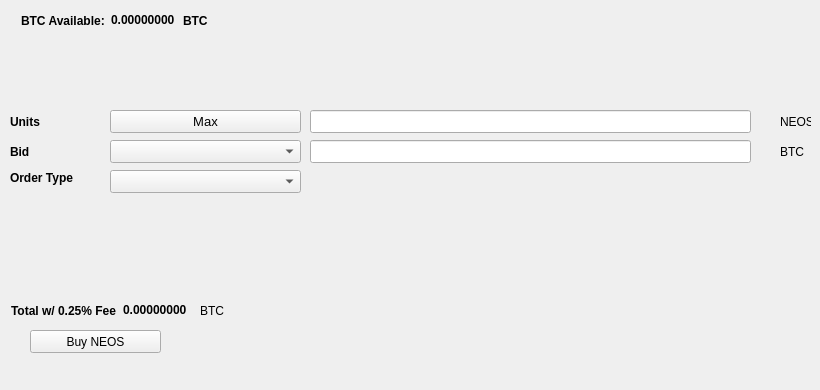
   <widget class="QWidget" name="BuyTab">
    <attribute name="title">
     <string>Buy</string>
    </attribute>
    <widget class="QPushButton" name="BuyNEOS">
     <property name="geometry">
      <rect>
       <x>30</x>
       <y>330</y>
       <width>131</width>
       <height>23</height>
      </rect>
     </property>
     <property name="text">
      <string>Buy NEOS</string>
     </property>
     <property name="icon">
      <iconset resource="../neos.qrc">
       <normaloff>:/icons/bitcoin</normaloff>:/icons/bitcoin</iconset>
     </property>
    </widget>
    <widget class="QLabel" name="label_3">
     <property name="geometry">
      <rect>
       <x>10</x>
       <y>110</y>
       <width>46</width>
       <height>23</height>
      </rect>
     </property>
     <property name="font">
      <font>
       <weight>75</weight>
       <bold>true</bold>
      </font>
     </property>
     <property name="text">
      <string>Units</string>
     </property>
    </widget>
    <widget class="QLineEdit" name="UnitsInput">
     <property name="geometry">
      <rect>
       <x>310</x>
       <y>110</y>
       <width>441</width>
       <height>23</height>
      </rect>
     </property>
     <property name="font">
      <font>
       <pointsize>9</pointsize>
       <weight>75</weight>
       <bold>true</bold>
      </font>
     </property>
    </widget>
    <widget class="QLineEdit" name="BuyBidPriceEdit">
     <property name="geometry">
      <rect>
       <x>310</x>
       <y>140</y>
       <width>441</width>
       <height>23</height>
      </rect>
     </property>
     <property name="font">
      <font>
       <pointsize>9</pointsize>
       <weight>75</weight>
       <bold>true</bold>
      </font>
     </property>
    </widget>
    <widget class="QLabel" name="label_4">
     <property name="geometry">
      <rect>
       <x>780</x>
       <y>110</y>
       <width>31</width>
       <height>23</height>
      </rect>
     </property>
     <property name="text">
      <string>NEOS</string>
     </property>
    </widget>
    <widget class="QLabel" name="label_5">
     <property name="geometry">
      <rect>
       <x>780</x>
       <y>140</y>
       <width>31</width>
       <height>23</height>
      </rect>
     </property>
     <property name="text">
      <string>BTC</string>
     </property>
    </widget>
    <widget class="QLabel" name="label_6">
     <property name="geometry">
      <rect>
       <x>10</x>
       <y>140</y>
       <width>46</width>
       <height>23</height>
      </rect>
     </property>
     <property name="font">
      <font>
       <weight>75</weight>
       <bold>true</bold>
      </font>
     </property>
     <property name="text">
      <string>Bid</string>
     </property>
    </widget>
    <widget class="QLabel" name="label_7">
     <property name="geometry">
      <rect>
       <x>10</x>
       <y>170</y>
       <width>91</width>
       <height>16</height>
      </rect>
     </property>
     <property name="font">
      <font>
       <weight>75</weight>
       <bold>true</bold>
      </font>
     </property>
     <property name="text">
      <string>Order Type</string>
     </property>
    </widget>
    <widget class="QPushButton" name="Buy_Max_Amount">
     <property name="geometry">
      <rect>
       <x>110</x>
       <y>110</y>
       <width>191</width>
       <height>23</height>
      </rect>
     </property>
     <property name="font">
      <font>
       <pointsize>10</pointsize>
      </font>
     </property>
     <property name="text">
      <string>Max</string>
     </property>
    </widget>
    <widget class="QComboBox" name="BuyBidcomboBox">
     <property name="geometry">
      <rect>
       <x>110</x>
       <y>140</y>
       <width>191</width>
       <height>23</height>
      </rect>
     </property>
     <property name="font">
      <font>
       <pointsize>10</pointsize>
      </font>
     </property>
    </widget>
    <widget class="QComboBox" name="buyOrdertypeCombo">
     <property name="geometry">
      <rect>
       <x>110</x>
       <y>170</y>
       <width>191</width>
       <height>23</height>
      </rect>
     </property>
     <property name="font">
      <font>
       <pointsize>10</pointsize>
      </font>
     </property>
    </widget>
    <widget class="QWidget" name="layoutWidget1">
     <property name="geometry">
      <rect>
       <x>21</x>
       <y>11</y>
       <width>227</width>
       <height>19</height>
      </rect>
     </property>
     <layout class="QHBoxLayout" name="horizontalLayout_3">
      <item>
       <widget class="QLabel" name="label232">
        <property name="font">
         <font>
          <weight>75</weight>
          <bold>true</bold>
         </font>
        </property>
        <property name="text">
         <string>BTC Available:</string>
        </property>
       </widget>
      </item>
      <item>
       <widget class="QLabel" name="BtcAvailableLbl">
        <property name="palette">
         <palette>
          <active>
           <colorrole role="WindowText">
            <brush brushstyle="SolidPattern">
             <color alpha="255">
              <red>0</red>
              <green>0</green>
              <blue>0</blue>
             </color>
            </brush>
           </colorrole>
           <colorrole role="Button">
            <brush brushstyle="SolidPattern">
             <color alpha="255">
              <red>0</red>
              <green>170</green>
              <blue>0</blue>
             </color>
            </brush>
           </colorrole>
           <colorrole role="Light">
            <brush brushstyle="SolidPattern">
             <color alpha="255">
              <red>0</red>
              <green>255</green>
              <blue>0</blue>
             </color>
            </brush>
           </colorrole>
           <colorrole role="Midlight">
            <brush brushstyle="SolidPattern">
             <color alpha="255">
              <red>0</red>
              <green>212</green>
              <blue>0</blue>
             </color>
            </brush>
           </colorrole>
           <colorrole role="Dark">
            <brush brushstyle="SolidPattern">
             <color alpha="255">
              <red>0</red>
              <green>85</green>
              <blue>0</blue>
             </color>
            </brush>
           </colorrole>
           <colorrole role="Mid">
            <brush brushstyle="SolidPattern">
             <color alpha="255">
              <red>0</red>
              <green>113</green>
              <blue>0</blue>
             </color>
            </brush>
           </colorrole>
           <colorrole role="Text">
            <brush brushstyle="SolidPattern">
             <color alpha="255">
              <red>0</red>
              <green>170</green>
              <blue>0</blue>
             </color>
            </brush>
           </colorrole>
           <colorrole role="BrightText">
            <brush brushstyle="SolidPattern">
             <color alpha="255">
              <red>255</red>
              <green>255</green>
              <blue>255</blue>
             </color>
            </brush>
           </colorrole>
           <colorrole role="ButtonText">
            <brush brushstyle="SolidPattern">
             <color alpha="255">
              <red>0</red>
              <green>0</green>
              <blue>0</blue>
             </color>
            </brush>
           </colorrole>
           <colorrole role="Base">
            <brush brushstyle="SolidPattern">
             <color alpha="255">
              <red>255</red>
              <green>255</green>
              <blue>255</blue>
             </color>
            </brush>
           </colorrole>
           <colorrole role="Window">
            <brush brushstyle="SolidPattern">
             <color alpha="255">
              <red>0</red>
              <green>170</green>
              <blue>0</blue>
             </color>
            </brush>
           </colorrole>
           <colorrole role="Shadow">
            <brush brushstyle="SolidPattern">
             <color alpha="255">
              <red>0</red>
              <green>0</green>
              <blue>0</blue>
             </color>
            </brush>
           </colorrole>
           <colorrole role="AlternateBase">
            <brush brushstyle="SolidPattern">
             <color alpha="255">
              <red>127</red>
              <green>212</green>
              <blue>127</blue>
             </color>
            </brush>
           </colorrole>
           <colorrole role="ToolTipBase">
            <brush brushstyle="SolidPattern">
             <color alpha="255">
              <red>255</red>
              <green>255</green>
              <blue>220</blue>
             </color>
            </brush>
           </colorrole>
           <colorrole role="ToolTipText">
            <brush brushstyle="SolidPattern">
             <color alpha="255">
              <red>0</red>
              <green>0</green>
              <blue>0</blue>
             </color>
            </brush>
           </colorrole>
          </active>
          <inactive>
           <colorrole role="WindowText">
            <brush brushstyle="SolidPattern">
             <color alpha="255">
              <red>0</red>
              <green>0</green>
              <blue>0</blue>
             </color>
            </brush>
           </colorrole>
           <colorrole role="Button">
            <brush brushstyle="SolidPattern">
             <color alpha="255">
              <red>0</red>
              <green>170</green>
              <blue>0</blue>
             </color>
            </brush>
           </colorrole>
           <colorrole role="Light">
            <brush brushstyle="SolidPattern">
             <color alpha="255">
              <red>0</red>
              <green>255</green>
              <blue>0</blue>
             </color>
            </brush>
           </colorrole>
           <colorrole role="Midlight">
            <brush brushstyle="SolidPattern">
             <color alpha="255">
              <red>0</red>
              <green>212</green>
              <blue>0</blue>
             </color>
            </brush>
           </colorrole>
           <colorrole role="Dark">
            <brush brushstyle="SolidPattern">
             <color alpha="255">
              <red>0</red>
              <green>85</green>
              <blue>0</blue>
             </color>
            </brush>
           </colorrole>
           <colorrole role="Mid">
            <brush brushstyle="SolidPattern">
             <color alpha="255">
              <red>0</red>
              <green>113</green>
              <blue>0</blue>
             </color>
            </brush>
           </colorrole>
           <colorrole role="Text">
            <brush brushstyle="SolidPattern">
             <color alpha="255">
              <red>0</red>
              <green>170</green>
              <blue>0</blue>
             </color>
            </brush>
           </colorrole>
           <colorrole role="BrightText">
            <brush brushstyle="SolidPattern">
             <color alpha="255">
              <red>255</red>
              <green>255</green>
              <blue>255</blue>
             </color>
            </brush>
           </colorrole>
           <colorrole role="ButtonText">
            <brush brushstyle="SolidPattern">
             <color alpha="255">
              <red>0</red>
              <green>0</green>
              <blue>0</blue>
             </color>
            </brush>
           </colorrole>
           <colorrole role="Base">
            <brush brushstyle="SolidPattern">
             <color alpha="255">
              <red>255</red>
              <green>255</green>
              <blue>255</blue>
             </color>
            </brush>
           </colorrole>
           <colorrole role="Window">
            <brush brushstyle="SolidPattern">
             <color alpha="255">
              <red>0</red>
              <green>170</green>
              <blue>0</blue>
             </color>
            </brush>
           </colorrole>
           <colorrole role="Shadow">
            <brush brushstyle="SolidPattern">
             <color alpha="255">
              <red>0</red>
              <green>0</green>
              <blue>0</blue>
             </color>
            </brush>
           </colorrole>
           <colorrole role="AlternateBase">
            <brush brushstyle="SolidPattern">
             <color alpha="255">
              <red>127</red>
              <green>212</green>
              <blue>127</blue>
             </color>
            </brush>
           </colorrole>
           <colorrole role="ToolTipBase">
            <brush brushstyle="SolidPattern">
             <color alpha="255">
              <red>255</red>
              <green>255</green>
              <blue>220</blue>
             </color>
            </brush>
           </colorrole>
           <colorrole role="ToolTipText">
            <brush brushstyle="SolidPattern">
             <color alpha="255">
              <red>0</red>
              <green>0</green>
              <blue>0</blue>
             </color>
            </brush>
           </colorrole>
          </inactive>
          <disabled>
           <colorrole role="WindowText">
            <brush brushstyle="SolidPattern">
             <color alpha="255">
              <red>0</red>
              <green>85</green>
              <blue>0</blue>
             </color>
            </brush>
           </colorrole>
           <colorrole role="Button">
            <brush brushstyle="SolidPattern">
             <color alpha="255">
              <red>0</red>
              <green>170</green>
              <blue>0</blue>
             </color>
            </brush>
           </colorrole>
           <colorrole role="Light">
            <brush brushstyle="SolidPattern">
             <color alpha="255">
              <red>0</red>
              <green>255</green>
              <blue>0</blue>
             </color>
            </brush>
           </colorrole>
           <colorrole role="Midlight">
            <brush brushstyle="SolidPattern">
             <color alpha="255">
              <red>0</red>
              <green>212</green>
              <blue>0</blue>
             </color>
            </brush>
           </colorrole>
           <colorrole role="Dark">
            <brush brushstyle="SolidPattern">
             <color alpha="255">
              <red>0</red>
              <green>85</green>
              <blue>0</blue>
             </color>
            </brush>
           </colorrole>
           <colorrole role="Mid">
            <brush brushstyle="SolidPattern">
             <color alpha="255">
              <red>0</red>
              <green>113</green>
              <blue>0</blue>
             </color>
            </brush>
           </colorrole>
           <colorrole role="Text">
            <brush brushstyle="SolidPattern">
             <color alpha="255">
              <red>0</red>
              <green>85</green>
              <blue>0</blue>
             </color>
            </brush>
           </colorrole>
           <colorrole role="BrightText">
            <brush brushstyle="SolidPattern">
             <color alpha="255">
              <red>255</red>
              <green>255</green>
              <blue>255</blue>
             </color>
            </brush>
           </colorrole>
           <colorrole role="ButtonText">
            <brush brushstyle="SolidPattern">
             <color alpha="255">
              <red>0</red>
              <green>85</green>
              <blue>0</blue>
             </color>
            </brush>
           </colorrole>
           <colorrole role="Base">
            <brush brushstyle="SolidPattern">
             <color alpha="255">
              <red>0</red>
              <green>170</green>
              <blue>0</blue>
             </color>
            </brush>
           </colorrole>
           <colorrole role="Window">
            <brush brushstyle="SolidPattern">
             <color alpha="255">
              <red>0</red>
              <green>170</green>
              <blue>0</blue>
             </color>
            </brush>
           </colorrole>
           <colorrole role="Shadow">
            <brush brushstyle="SolidPattern">
             <color alpha="255">
              <red>0</red>
              <green>0</green>
              <blue>0</blue>
             </color>
            </brush>
           </colorrole>
           <colorrole role="AlternateBase">
            <brush brushstyle="SolidPattern">
             <color alpha="255">
              <red>0</red>
              <green>170</green>
              <blue>0</blue>
             </color>
            </brush>
           </colorrole>
           <colorrole role="ToolTipBase">
            <brush brushstyle="SolidPattern">
             <color alpha="255">
              <red>255</red>
              <green>255</green>
              <blue>220</blue>
             </color>
            </brush>
           </colorrole>
           <colorrole role="ToolTipText">
            <brush brushstyle="SolidPattern">
             <color alpha="255">
              <red>0</red>
              <green>0</green>
              <blue>0</blue>
             </color>
            </brush>
           </colorrole>
          </disabled>
         </palette>
        </property>
        <property name="font">
         <font>
          <weight>75</weight>
          <bold>true</bold>
         </font>
        </property>
        <property name="text">
         <string>0.00000000</string>
        </property>
        <property name="textInteractionFlags">
         <set>Qt::LinksAccessibleByMouse|Qt::TextSelectableByKeyboard|Qt::TextSelectableByMouse</set>
        </property>
       </widget>
      </item>
      <item>
       <widget class="QLabel" name="BtcAvailableLbl_2">
        <property name="font">
         <font>
          <weight>75</weight>
          <bold>true</bold>
         </font>
        </property>
        <property name="text">
         <string>BTC</string>
        </property>
       </widget>
      </item>
     </layout>
    </widget>
    <widget class="QWidget" name="layoutWidge2">
     <property name="geometry">
      <rect>
       <x>11</x>
       <y>301</y>
       <width>259</width>
       <height>19</height>
      </rect>
     </property>
     <layout class="QHBoxLayout" name="horizontalLayout_4">
      <item>
       <widget class="QLabel" name="label_9">
        <property name="font">
         <font>
          <weight>75</weight>
          <bold>true</bold>
         </font>
        </property>
        <property name="text">
         <string>Total w/ 0.25% Fee</string>
        </property>
       </widget>
      </item>
      <item>
       <widget class="QLabel" name="BuyCostLabel">
        <property name="palette">
         <palette>
          <active>
           <colorrole role="WindowText">
            <brush brushstyle="SolidPattern">
             <color alpha="255">
              <red>0</red>
              <green>0</green>
              <blue>0</blue>
             </color>
            </brush>
           </colorrole>
           <colorrole role="Button">
            <brush brushstyle="SolidPattern">
             <color alpha="255">
              <red>0</red>
              <green>170</green>
              <blue>0</blue>
             </color>
            </brush>
           </colorrole>
           <colorrole role="Light">
            <brush brushstyle="SolidPattern">
             <color alpha="255">
              <red>0</red>
              <green>255</green>
              <blue>0</blue>
             </color>
            </brush>
           </colorrole>
           <colorrole role="Midlight">
            <brush brushstyle="SolidPattern">
             <color alpha="255">
              <red>0</red>
              <green>212</green>
              <blue>0</blue>
             </color>
            </brush>
           </colorrole>
           <colorrole role="Dark">
            <brush brushstyle="SolidPattern">
             <color alpha="255">
              <red>0</red>
              <green>85</green>
              <blue>0</blue>
             </color>
            </brush>
           </colorrole>
           <colorrole role="Mid">
            <brush brushstyle="SolidPattern">
             <color alpha="255">
              <red>0</red>
              <green>113</green>
              <blue>0</blue>
             </color>
            </brush>
           </colorrole>
           <colorrole role="Text">
            <brush brushstyle="SolidPattern">
             <color alpha="255">
              <red>0</red>
              <green>170</green>
              <blue>0</blue>
             </color>
            </brush>
           </colorrole>
           <colorrole role="BrightText">
            <brush brushstyle="SolidPattern">
             <color alpha="255">
              <red>255</red>
              <green>255</green>
              <blue>255</blue>
             </color>
            </brush>
           </colorrole>
           <colorrole role="ButtonText">
            <brush brushstyle="SolidPattern">
             <color alpha="255">
              <red>0</red>
              <green>0</green>
              <blue>0</blue>
             </color>
            </brush>
           </colorrole>
           <colorrole role="Base">
            <brush brushstyle="SolidPattern">
             <color alpha="255">
              <red>255</red>
              <green>255</green>
              <blue>255</blue>
             </color>
            </brush>
           </colorrole>
           <colorrole role="Window">
            <brush brushstyle="SolidPattern">
             <color alpha="255">
              <red>0</red>
              <green>170</green>
              <blue>0</blue>
             </color>
            </brush>
           </colorrole>
           <colorrole role="Shadow">
            <brush brushstyle="SolidPattern">
             <color alpha="255">
              <red>0</red>
              <green>0</green>
              <blue>0</blue>
             </color>
            </brush>
           </colorrole>
           <colorrole role="AlternateBase">
            <brush brushstyle="SolidPattern">
             <color alpha="255">
              <red>127</red>
              <green>212</green>
              <blue>127</blue>
             </color>
            </brush>
           </colorrole>
           <colorrole role="ToolTipBase">
            <brush brushstyle="SolidPattern">
             <color alpha="255">
              <red>255</red>
              <green>255</green>
              <blue>220</blue>
             </color>
            </brush>
           </colorrole>
           <colorrole role="ToolTipText">
            <brush brushstyle="SolidPattern">
             <color alpha="255">
              <red>0</red>
              <green>0</green>
              <blue>0</blue>
             </color>
            </brush>
           </colorrole>
          </active>
          <inactive>
           <colorrole role="WindowText">
            <brush brushstyle="SolidPattern">
             <color alpha="255">
              <red>0</red>
              <green>0</green>
              <blue>0</blue>
             </color>
            </brush>
           </colorrole>
           <colorrole role="Button">
            <brush brushstyle="SolidPattern">
             <color alpha="255">
              <red>0</red>
              <green>170</green>
              <blue>0</blue>
             </color>
            </brush>
           </colorrole>
           <colorrole role="Light">
            <brush brushstyle="SolidPattern">
             <color alpha="255">
              <red>0</red>
              <green>255</green>
              <blue>0</blue>
             </color>
            </brush>
           </colorrole>
           <colorrole role="Midlight">
            <brush brushstyle="SolidPattern">
             <color alpha="255">
              <red>0</red>
              <green>212</green>
              <blue>0</blue>
             </color>
            </brush>
           </colorrole>
           <colorrole role="Dark">
            <brush brushstyle="SolidPattern">
             <color alpha="255">
              <red>0</red>
              <green>85</green>
              <blue>0</blue>
             </color>
            </brush>
           </colorrole>
           <colorrole role="Mid">
            <brush brushstyle="SolidPattern">
             <color alpha="255">
              <red>0</red>
              <green>113</green>
              <blue>0</blue>
             </color>
            </brush>
           </colorrole>
           <colorrole role="Text">
            <brush brushstyle="SolidPattern">
             <color alpha="255">
              <red>0</red>
              <green>170</green>
              <blue>0</blue>
             </color>
            </brush>
           </colorrole>
           <colorrole role="BrightText">
            <brush brushstyle="SolidPattern">
             <color alpha="255">
              <red>255</red>
              <green>255</green>
              <blue>255</blue>
             </color>
            </brush>
           </colorrole>
           <colorrole role="ButtonText">
            <brush brushstyle="SolidPattern">
             <color alpha="255">
              <red>0</red>
              <green>0</green>
              <blue>0</blue>
             </color>
            </brush>
           </colorrole>
           <colorrole role="Base">
            <brush brushstyle="SolidPattern">
             <color alpha="255">
              <red>255</red>
              <green>255</green>
              <blue>255</blue>
             </color>
            </brush>
           </colorrole>
           <colorrole role="Window">
            <brush brushstyle="SolidPattern">
             <color alpha="255">
              <red>0</red>
              <green>170</green>
              <blue>0</blue>
             </color>
            </brush>
           </colorrole>
           <colorrole role="Shadow">
            <brush brushstyle="SolidPattern">
             <color alpha="255">
              <red>0</red>
              <green>0</green>
              <blue>0</blue>
             </color>
            </brush>
           </colorrole>
           <colorrole role="AlternateBase">
            <brush brushstyle="SolidPattern">
             <color alpha="255">
              <red>127</red>
              <green>212</green>
              <blue>127</blue>
             </color>
            </brush>
           </colorrole>
           <colorrole role="ToolTipBase">
            <brush brushstyle="SolidPattern">
             <color alpha="255">
              <red>255</red>
              <green>255</green>
              <blue>220</blue>
             </color>
            </brush>
           </colorrole>
           <colorrole role="ToolTipText">
            <brush brushstyle="SolidPattern">
             <color alpha="255">
              <red>0</red>
              <green>0</green>
              <blue>0</blue>
             </color>
            </brush>
           </colorrole>
          </inactive>
          <disabled>
           <colorrole role="WindowText">
            <brush brushstyle="SolidPattern">
             <color alpha="255">
              <red>0</red>
              <green>85</green>
              <blue>0</blue>
             </color>
            </brush>
           </colorrole>
           <colorrole role="Button">
            <brush brushstyle="SolidPattern">
             <color alpha="255">
              <red>0</red>
              <green>170</green>
              <blue>0</blue>
             </color>
            </brush>
           </colorrole>
           <colorrole role="Light">
            <brush brushstyle="SolidPattern">
             <color alpha="255">
              <red>0</red>
              <green>255</green>
              <blue>0</blue>
             </color>
            </brush>
           </colorrole>
           <colorrole role="Midlight">
            <brush brushstyle="SolidPattern">
             <color alpha="255">
              <red>0</red>
              <green>212</green>
              <blue>0</blue>
             </color>
            </brush>
           </colorrole>
           <colorrole role="Dark">
            <brush brushstyle="SolidPattern">
             <color alpha="255">
              <red>0</red>
              <green>85</green>
              <blue>0</blue>
             </color>
            </brush>
           </colorrole>
           <colorrole role="Mid">
            <brush brushstyle="SolidPattern">
             <color alpha="255">
              <red>0</red>
              <green>113</green>
              <blue>0</blue>
             </color>
            </brush>
           </colorrole>
           <colorrole role="Text">
            <brush brushstyle="SolidPattern">
             <color alpha="255">
              <red>0</red>
              <green>85</green>
              <blue>0</blue>
             </color>
            </brush>
           </colorrole>
           <colorrole role="BrightText">
            <brush brushstyle="SolidPattern">
             <color alpha="255">
              <red>255</red>
              <green>255</green>
              <blue>255</blue>
             </color>
            </brush>
           </colorrole>
           <colorrole role="ButtonText">
            <brush brushstyle="SolidPattern">
             <color alpha="255">
              <red>0</red>
              <green>85</green>
              <blue>0</blue>
             </color>
            </brush>
           </colorrole>
           <colorrole role="Base">
            <brush brushstyle="SolidPattern">
             <color alpha="255">
              <red>0</red>
              <green>170</green>
              <blue>0</blue>
             </color>
            </brush>
           </colorrole>
           <colorrole role="Window">
            <brush brushstyle="SolidPattern">
             <color alpha="255">
              <red>0</red>
              <green>170</green>
              <blue>0</blue>
             </color>
            </brush>
           </colorrole>
           <colorrole role="Shadow">
            <brush brushstyle="SolidPattern">
             <color alpha="255">
              <red>0</red>
              <green>0</green>
              <blue>0</blue>
             </color>
            </brush>
           </colorrole>
           <colorrole role="AlternateBase">
            <brush brushstyle="SolidPattern">
             <color alpha="255">
              <red>0</red>
              <green>170</green>
              <blue>0</blue>
             </color>
            </brush>
           </colorrole>
           <colorrole role="ToolTipBase">
            <brush brushstyle="SolidPattern">
             <color alpha="255">
              <red>255</red>
              <green>255</green>
              <blue>220</blue>
             </color>
            </brush>
           </colorrole>
           <colorrole role="ToolTipText">
            <brush brushstyle="SolidPattern">
             <color alpha="255">
              <red>0</red>
              <green>0</green>
              <blue>0</blue>
             </color>
            </brush>
           </colorrole>
          </disabled>
         </palette>
        </property>
        <property name="font">
         <font>
          <weight>75</weight>
          <bold>true</bold>
         </font>
        </property>
        <property name="autoFillBackground">
         <bool>false</bool>
        </property>
        <property name="text">
         <string>0.00000000</string>
        </property>
        <property name="textInteractionFlags">
         <set>Qt::LinksAccessibleByMouse|Qt::TextSelectableByMouse</set>
        </property>
       </widget>
      </item>
      <item>
       <widget class="QLabel" name="label_10">
        <property name="font">
         <font>
          <weight>50</weight>
          <bold>false</bold>
         </font>
        </property>
        <property name="text">
         <string>BTC</string>
        </property>
       </widget>
      </item>
     </layout>
    </widget>
    <widget class="QLabel" name="label_24">
     <property name="geometry">
      <rect>
       <x>460</x>
       <y>300</y>
       <width>281</width>
       <height>81</height>
      </rect>
     </property>
     <property name="text">
      <string/>
     </property>
     <property name="pixmap">
      <pixmap>:/images/bittrex</pixmap>
     </property>
    </widget>
   </widget>
